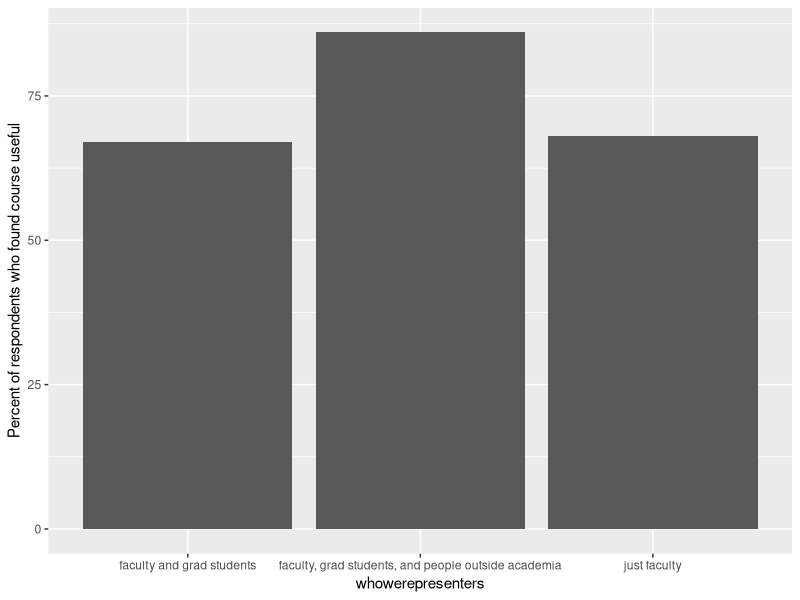

Source code (R):
## ---- chunk 1
knitr::opts_chunk$set(echo = TRUE)
## ---- chunk 2
library(ggplot2)
library(dplyr)
## ---- chunk 3
polldata <- read.csv("PoPpollresults012617.csv", na.strings = "?")
head(polldata)
str(polldata)
## ---- chunk 4
LikedSum <- 
  polldata %>%
  filter(!is.na(useful01)) %>%
  group_by(involved01,useful01) %>%
  summarise(n=n()) %>%
  mutate(rel.freq = round(100 * n/sum(n), 0))

LikedSum
## ---- chunk 5
LikedSumResearch <- 
  polldata %>%
  filter(!is.na(useful01)) %>%
  group_by(researchpres01,useful01) %>%
  summarise(n=n()) %>%
  mutate(rel.freq = round(100 * n/sum(n), 0))

LikedSumResearch
## ---- chunk 6
LikedSumPresenter <- 
  polldata %>%
  filter(!is.na(useful01)) %>%
  group_by(whowerepresenters,useful01) %>%
  summarise(n=n()) %>%
  mutate(rel.freq = round(100 * n/sum(n), 0))

LikedSumPresenter

LikedSumPresenter1 <- subset(LikedSumPresenter, useful01==1)

ggplot(LikedSumPresenter1, aes(x=whowerepresenters, y=rel.freq)) +
  geom_bar(stat='identity') +
  ylab("Percent of respondents who found course useful")
## ---- chunk 7
LikedSumSciSkills <- 
  polldata %>%
  filter(!is.na(useful01)) %>%
  group_by(basicsciskills01,useful01) %>%
  summarise(n=n()) %>%
  mutate(rel.freq = round(100 * n/sum(n), 0))

LikedSumSciSkills

## ---- chunk 8
LikedSumResSkills <- 
  polldata %>%
  filter(!is.na(useful01)) %>%
  group_by(basicresskills01,useful01) %>%
  summarise(n=n()) %>%
  mutate(rel.freq = round(100 * n/sum(n), 0))

LikedSumResSkills

## ---- chunk 9
LikedSumCareerAdvice <- 
  polldata %>%
  filter(!is.na(useful01)) %>%
  group_by(careeradvice01,useful01) %>%
  summarise(n=n()) %>%
  mutate(rel.freq = round(100 * n/sum(n), 0))

LikedSumCareerAdvice

## ---- chunk 10
LikedSumFacPapers <- 
  polldata %>%
  filter(!is.na(useful01)) %>%
  group_by(paperdiscdeptfac01,useful01) %>%
  summarise(n=n()) %>%
  mutate(rel.freq = round(100 * n/sum(n), 0))

LikedSumFacPapers

## ---- chunk 11
LikedSumClassicPapers <- 
  polldata %>%
  filter(!is.na(useful01)) %>%
  group_by(paperdiscclassics01,useful01) %>%
  summarise(n=n()) %>%
  mutate(rel.freq = round(100 * n/sum(n), 0))

LikedSumClassicPapers

